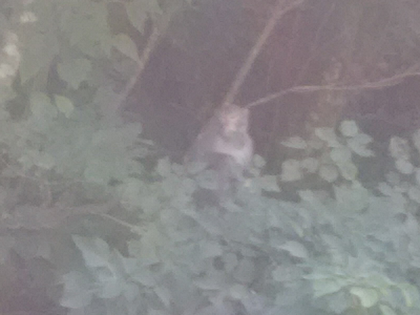
%> input picture Project 1/p1im3.png, 420 x 315 px, shrunk from 800 x 600 before the run
$ octave Solution_Img3.m   (GNU Octave 9; MATLAB toolbox functions it lacks are replaced by stand-ins)
%> lines starting %> are read from the running program, lines starting %| are printed output that depends on the picture
### Project 1/RGB_to_HSI.m
function HSI = RGB_to_HSI(imgMatr)
    %-----------------------------------
    % This function perform the tranformation from RGB to HSI
    % return RGB
    % refer to https://www.imageeprocessing.com/2013/05/converting-rgb-image-to-hsi.html
    %-----------------------------------

    imgMatr = double(imgMatr);

    R = imgMatr(:,:,1) / 255;
    G = imgMatr(:,:,2) / 255;
    B = imgMatr(:,:,3) / 255;

    % Hue
    numerator = 1/2 * ((R - G) + (R - B));
    denominator = ((R - G).^2+((R - B).*(G - B))).^0.5;

    % To avoid divide by zero exception add a small number in the denominator
    H = acosd(numerator./(denominator + 0.000001));

    % If B>G then H= 360-Theta
    H(B > G) = 360 - H(B > G);

    % Normalize to the range [0 1]
    H = H / 360;

    % Saturation
    S = 1 - (3./ (sum(imgMatr,3) + 0.000001)).* min(imgMatr,[],3);

    % Intensity
    I = sum(imgMatr,3)./ 3;

    % HSI
    HSI = cat(3,H,S,I);

end

### Project 1/compute_histogram.m
function Hist = compute_histogram(imgMatr)
    % ----------------------
    % This function simply output the histogram of image
    % To show it on graph, please use bar() function
    % return: A matrix with dimension 2 x 256,
    % first row represents pixel value class
    % second row represents the frequency of corresponding pixel value
    % ----------------------
    Hist = zeros(256,1);

    % Stat frequency of each pixel values.
    for i = 1 : 256
        Hist(i,1) = sum(sum(sum(imgMatr == i)));
    end

end

### Project 1/power_law_transform.m
function imgMatr = power_law_transform(imgMatr,c,gamma)
    % ---------------------------------
    % This function perform the power law transformation
    % return transformed image matrix
    % https://www.ques10.com/p/3690/determine-the-output-image-using-power-law-transfo/?
    % ---------------------------------
    imgMatr = double(imgMatr)/255;
    imgMatr = c * (imgMatr).^gamma;
    imgMatr = uint8(imgMatr * 255);
end

### Project 1/laplacian_filtering.m
function transImgMatr = laplacian_filtering(imgMatr,Lapl_filt)
    % ---------------------------------
    % This function perform sharpening with laplacian filtering
    % return transformed image matrix
    % refer to https://bohr.wlu.ca/hfan/cp467/12/notes/cp467_12_lecture6_sharpening.pdf
    % pg13
    % ---------------------------------

    imgMatr = double(imgMatr);

    hg = size(imgMatr,1); % get the height of image
    wd = size(imgMatr,2); % get the width of image

    % zero padding on image matrix
    filtSize = 3;
    shift = double(floor(filtSize / 2));
    paddMatr = padarray(imgMatr,[shift shift],0);

    % create the matrix with width and height
    % exacly same as the input image to store the transformed pixel values
    transImgMatr = zeros(hg,wd);

    % [4 lines of commented-out code are left out]


    filt = zeros(hg,wd);
    for row = 1 : hg
        for col = 1 : wd
            mul = paddMatr(row : row + (filtSize - 1),col : col + (filtSize - 1)).* Lapl_filt;
            filt(row,col) = sum(mul(:));
        end
    end

    transImgMatr = imgMatr - filt;
    transImgMatr = uint8(transImgMatr);
end

### Project 1/HSI_to_RGB.m
function RGB = HSI_to_RGB(imgMatr)
    %-----------------------------------
    % This function perform the tranformation from HSI to RGB
    % return RGB
    % refer to https://www.imageeprocessing.com/2013/06/convert-hsi-image-to-rgb-image.html
    %-----------------------------------

    imgMatr = double(imgMatr);

    hg = size(imgMatr,1); % get the height of image
    wd = size(imgMatr,2); % get the width of image

    H = imgMatr(:,:,1) * 360;
    S = imgMatr(:,:,2);
    I = imgMatr(:,:,3);

    % Preallocate the R,G and B components
    R = zeros(hg,wd);
    G = zeros(hg,wd);
    B = zeros(hg,wd);

    % RG Sector(0<=H<120)
    % When H is in the above sector, the RGB components equations are
    B(H < 120) = I(H < 120).* (1 - S(H < 120));
    R(H < 120) = I(H < 120).* (1 + ((S(H < 120).* cosd(H(H < 120)))./ cosd(60 - H(H < 120))));
    G(H < 120) = 3.* I(H < 120) - (R(H < 120) + B(H < 120));

    % GB Sector(120<=H<240)
    % When H is in the above sector, the RGB components equations are
    % Subtract 120 from Hue
    H_adj = H - 120;
    R(H >= 120 & H < 240) = I(H >= 120 & H < 240).*(1 - S(H >= 120 & H < 240));
    G(H >= 120 & H < 240) = I(H >= 120 & H < 240).*(1 + ((S(H >= 120 & H < 240).*cosd(H_adj(H >= 120 & H <240)))./cosd(60 - H_adj(H >=120 & H < 240))));
    B(H >= 120 & H < 240) = 3.*I(H >= 120 & H < 240) - (R(H >= 120 & H < 240) + G(H >= 120 & H < 240));

    % BR Sector(240<=H<=360)
    % When H is in the above sector, the RGB components equations are
    % Subtract 240 from Hue
    H_adj = H - 240;
    G(H >= 240 & H <= 360) = I(H >= 240 & H <= 360).*(1 - S(H >= 240 & H <= 360));
    B(H >= 240 & H <= 360) = I(H >= 240 & H <= 360).*(1 + ((S(H >= 240 & H <= 360).*cosd(H_adj(H >= 240 & H <= 360)))./cosd(60 - H_adj(H >= 240 & H <= 360))));
    R(H >= 240 & H <= 360) = 3.*I(H >= 240 & H <= 360) - (G(H >= 240 & H <= 360) + B(H >= 240 & H <= 360));

    %Form RGB Image
    RGB = uint8(cat(3,R,G,B));

end

### Project 1/RGB_to_HSV.m
function HSV = RGB_to_HSV(imgMatr)
    %-----------------------------------
    % This function perform the tranformation from RGB to HSV
    % return HSV
    % refer to https://www.mathworks.com/matlabcentral/fileexchange/48864-rgb_to_hsv-m
    %-----------------------------------

    imgMatr = double(imgMatr);

    hg = size(imgMatr,1); % get the height of image
    wd = size(imgMatr,2); % get the width of image

    imgMatr_R = imgMatr(:,:,1);
    imgMatr_G = imgMatr(:,:,2);
    imgMatr_B = imgMatr(:,:,3);

    H_matr = zeros(hg,wd);
    S_matr = zeros(hg,wd);
    V_matr = zeros(hg,wd);

    for row = 1 : hg
        for col = 1 : wd
            R = imgMatr_R(row,col);
            G = imgMatr_G(row,col);
            B = imgMatr_B(row,col);

            Max = max(R,max(G,B));
            Min = min(R,min(G,B));

            % Compute H
            H = 0;
            delta = Max - Min;
            if (delta == 0)
                H = 0; % undefined
            elseif (Max == R)
                H = 60 * (G - B) / delta;
                if (G < B) H = H + 360; end
            elseif (Max == G)
                H = 60 * (B - R) / delta + 120;
            elseif (Max == B)
                H = 60 * (R - G) / delta + 240;
            end

            % check if the value of H is negative
            if (H < 0)
                H = H + 360;
            end
            H = H / 360.0;


           % Compute S
           if (Max == 0)
               S = 0;
           else
            S = 1 - Min / Max;
           end

           % Compute V
           V = Max;

           H_matr(row,col) = H;
           S_matr(row,col) = S;
           V_matr(row,col) = V;

        end
    end

    HSV = cat(3,H_matr,S_matr,V_matr);

end

### Project 1/HSV_to_RGB.m
function RGB = HSV_to_RGB(imgMatr)
    %-----------------------------------
    % This function perform the tranformation from HSV to RGB
    % return RGB
    % refer to https://www.rapidtables.com/convert/color/hsv-to-rgb.html
    %-----------------------------------

    imgMatr = double(imgMatr);

    hg = size(imgMatr,1); % get the height of image
    wd = size(imgMatr,2); % get the width of image

    imgMatr_H = imgMatr(:,:,1) * 360;
    imgMatr_S = imgMatr(:,:,2);
    imgMatr_V = imgMatr(:,:,3) / 255;

    R_matr = zeros(hg,wd);
    G_matr = zeros(hg,wd);
    B_matr = zeros(hg,wd);

    for row = 1 : hg
        for col = 1 : wd
            H = imgMatr_H(row,col);
            S = imgMatr_S(row,col);
            V = imgMatr_V(row,col);

            % transform to RGB
            C = V * S;
            X = C * (1 - abs( mod(H/60,2) - 1 ));
            m = V - C;

            R = 0; G = 0; B = 0;
            if (H >= 0 && H < 60)
                R = C; G = X; B = 0;
            elseif (H >= 60 && H < 120)
                R = X; G = C; B = 0;
            elseif (H >= 120 && H < 180)
                R = 0; G = C; B = X;
            elseif (H >= 180 && H < 240)
                R = 0; G = X; B = C;
            elseif (H >= 240 && H < 300)
                R = X; G = 0; B = C;
            elseif (H >= 300 && H < 306)
                R = C; G = 0; B = X;
            end


            R_matr(row,col) = (R + m) * 255;
            G_matr(row,col) = (G + m) * 255;
            B_matr(row,col) = (B + m) * 255;

        end
    end

    RGB = uint8(cat(3,R_matr,G_matr,B_matr));

end

### Project 1/Solution_Img3.m
% ================================
% This file show the best method to enhance the image3
% ================================

clear;
close all;
clc;
clf;

figIdx = 0;
% Image 3
imgMatr = imread("p1im3.png");
%> imgMatr is the input picture: size 315x420x3 uint8; mean R, G, B 135.6, 134.3, 135.2
figIdx = figIdx + 1;
figure(figIdx);
imshow(imgMatr);
title("Original Image");


imgMatr_R = imgMatr(:,:,1);
imgMatr_G = imgMatr(:,:,2);
imgMatr_B = imgMatr(:,:,3);

HSI = RGB_to_HSI(imgMatr);
%> in RGB_to_HSI, `HSI = cat(3,H,S,I);`:
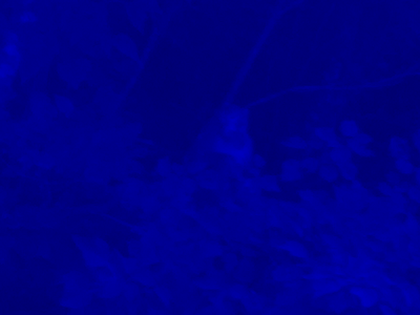
%> HSI: size 315x420x3 double; mean R, G, B 0.6, 0, 135
imgMatr_H = HSI(:,:,1);
imgMatr_S = HSI(:,:,2);
imgMatr_I = HSI(:,:,3);

% check each distribution of channel (RGB)
histR = compute_histogram(imgMatr_R);
%> after the loop in compute_histogram, `for i = 1 : 256`: Hist = 256 values, max 4667 at index 130, min 0 at index 1, mean 516.8
%> histR has the same summary as Hist in compute_histogram
histG = compute_histogram(imgMatr_G);
%> histG = 256 values, max 3459 at index 141, min 0 at index 1, mean 516.8
histB = compute_histogram(imgMatr_B);
%> histB = 256 values, max 4985 at index 122, min 0 at index 1, mean 516.8


figIdx = figIdx + 1;
figure(figIdx);
subplot(3,1,1),bar(0:255,histR);
title("Distribution of RGB");
subplot(3,1,2),bar(0:255,histG);
subplot(3,1,3),bar(0:255,histB);


% check distribution of Intensity
histI = compute_histogram(imgMatr_I);
%> histI = 256 values, max 1354 at index 123, min 0 at index 1, mean 174

figIdx = figIdx + 1;
figure(figIdx);
bar(0:255,histI);
title("Distribution of Intensity");

% ========================================================================
% CONTRAST ADJUSTMENT
% ========================================================================
% power law transformation
% on R,G,B separately
trans_R = power_law_transform(imgMatr_R,1.4,3.1);
trans_G = power_law_transform(imgMatr_G,1.4,2.7);
%> call 2 of power_law_transform, with c = 1.4, gamma = 2.7
%> in power_law_transform (call 2), `imgMatr = c * (imgMatr).^gamma;`:
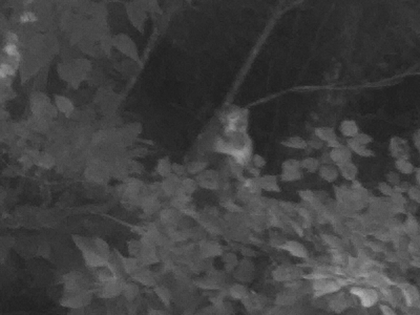
%> imgMatr: size 315x420 double; min 0.109, max 0.717, mean 0.256
trans_B = power_law_transform(imgMatr_B,1.4,2.5);

% Check the adjusted distribution of RGB
histR = compute_histogram(trans_R);
%> histR = 256 values, max 4745 at index 35, min 0 at index 1, mean 516.8
histG = compute_histogram(trans_G);
%> histG = 256 values, max 3459 at index 72, min 0 at index 1, mean 516.8
histB = compute_histogram(trans_B);
%> histB = 256 values, max 4985 at index 57, min 0 at index 1, mean 516.8

figIdx = figIdx + 1;
figure(figIdx);
subplot(3,1,1),bar(0:255,histR);
title("Distribution of RGB");
subplot(3,1,2),bar(0:255,histG);
subplot(3,1,3),bar(0:255,histB);


transImg = cat(3,trans_R,trans_G,trans_B);
figIdx = figIdx + 1;
figure(figIdx);
imshow(transImg);
title("Power Law Transformation on RGB separately");

imgMatr = transImg;

% ========================================================================
% Sharpening
% ========================================================================
% Get the RGB and HSI components of the best result in last section
imgMatr_R = imgMatr(:,:,1);
imgMatr_G = imgMatr(:,:,2);
imgMatr_B = imgMatr(:,:,3);

HSI = RGB_to_HSI(imgMatr);
%> in RGB_to_HSI (call 2), `denominator = ((R - G).^2+((R - B).*(G - B))).^0.5;`:
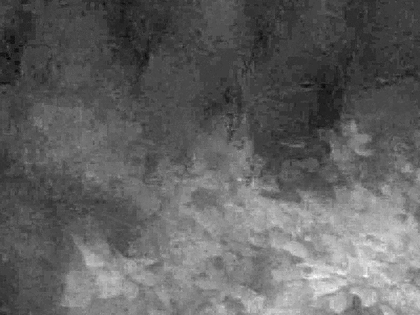
%> denominator: size 315x420 double; min 0, max 0.218, mean 0.084; drawn with min black and max white
%> in RGB_to_HSI (call 2), `H(B > G) = 360 - H(B > G);`:
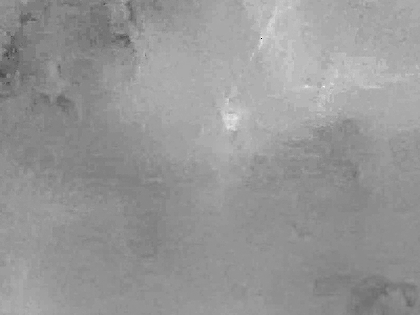
%> H: size 315x420 double; min 0.747, max 349.1, mean 207.5; drawn with min black and max white
imgMatr_H = HSI(:,:,1);
imgMatr_S = HSI(:,:,2);
imgMatr_I = HSI(:,:,3);

% 1. laplacian filter
% only on I (HSI)
Lapl_filt = [1,1,1 ; 1,-8,1 ; 1,1,1];
trans_I = laplacian_filtering(imgMatr_I,Lapl_filt);
%> after the loop in laplacian_filtering, `for row = 1 : hg`:
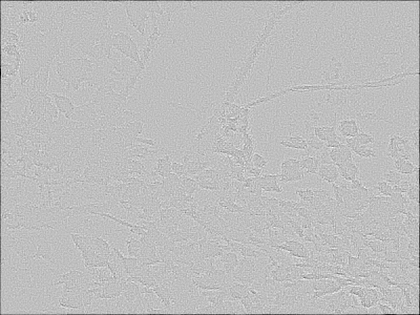
%> filt: size 315x420 double; min -426.7, max 142.7, mean -2.1; drawn with min black and max white
transImgHSI = zeros(size(imgMatr));

transImgHSI(:,:,1) = imgMatr_H;
transImgHSI(:,:,2) = imgMatr_S;
transImgHSI(:,:,3) = trans_I;
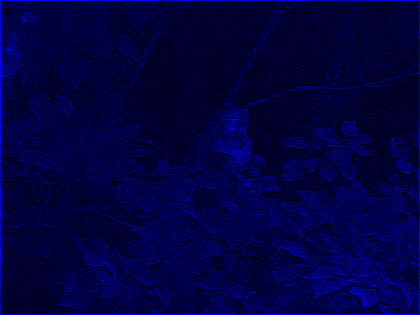
%> transImgHSI: size 315x420x3 double; mean R, G, B 0.6, 0.2, 65.6
transImg = HSI_to_RGB(transImgHSI);
%> in HSI_to_RGB, `B(H < 120) = I(H < 120).* (1 - S(H < 120));`:
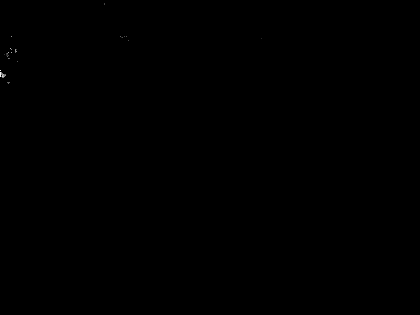
%> B: size 315x420 double; min 0, max 246.9, mean 0.1

figIdx = figIdx + 1;
figure(figIdx);
imshow(transImg);
title("Laplacian Filtering on Intensity");

% ========================================================================
% Color Correction
% ========================================================================
% Get the RGB and HSI components of the best result in last section
imgMatr_R = imgMatr(:,:,1);
imgMatr_G = imgMatr(:,:,2);
imgMatr_B = imgMatr(:,:,3);

% Convert RGB component into HSV
HSV = RGB_to_HSV(imgMatr);
%> after the loop in RGB_to_HSV, `for row = 1 : hg`: S = 0.429
changeIn_h = -40/360;
changeIn_s = 0.10;
changeIn_v = -30;

imgMatr_H = HSV(:,:,1) + changeIn_h;
imgMatr_S = HSV(:,:,2) + changeIn_s;
imgMatr_V = HSV(:,:,3) + changeIn_v;

transImgHSI = zeros(size(imgMatr));

transImgHSI(:,:,1) = imgMatr_H;
transImgHSI(:,:,2) = imgMatr_S;
transImgHSI(:,:,3) = imgMatr_V;
transImg = HSV_to_RGB(transImgHSI);

figIdx = figIdx + 1;
figure(figIdx);
imshow(transImg);
title("Result");

$ run again, with Project 1/p1im1.png copied over Project 1/p1im3.png
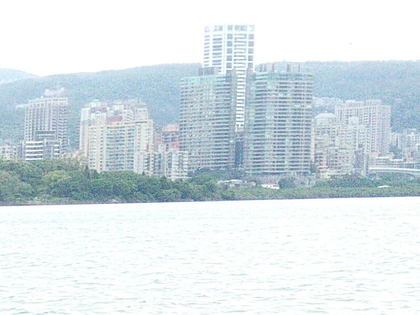
%> input picture Project 1/p1im1.png, 420 x 315 px, shrunk from 800 x 600 before the run
%> imgMatr is the input picture: size 315x420x3 uint8; mean R, G, B 215.9, 226.5, 230.7
%> in RGB_to_HSI, `HSI = cat(3,H,S,I);`:
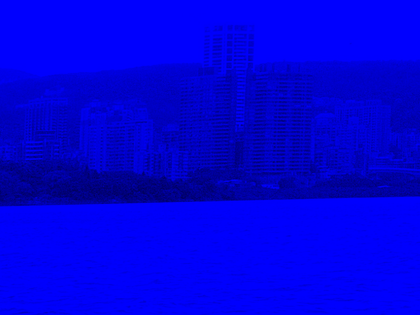
%> HSI: size 315x420x3 double; mean R, G, B 0.5, 0, 224.4
%> after the loop in compute_histogram, `for i = 1 : 256`: Hist = 256 values, max 27810 at index 255, min 0 at index 1, mean 516.8
%> `histR = compute_histogram(imgMatr_R);`: histR has the same summary as Hist in compute_histogram
%> `histG = compute_histogram(imgMatr_G);`: histG = 256 values, max 42530 at index 255, min 0 at index 1, mean 516.8
%> `histB = compute_histogram(imgMatr_B);`: histB = 256 values, max 38339 at index 255, min 0 at index 1, mean 516.8
%> histI = 256 values, max 25863 at index 255, min 0 at index 1, mean 238
%> `histR = compute_histogram(trans_R);`: histR = 256 values, max 73910 at index 255, min 0 at index 1, mean 516.8
%> `histG = compute_histogram(trans_G);`: histG = 256 values, max 79964 at index 255, min 0 at index 1, mean 516.8
%> `histB = compute_histogram(trans_B);`: histB = 256 values, max 90690 at index 255, min 0 at index 1, mean 516.8
%> in HSI_to_RGB, `G(H < 120) = 3.* I(H < 120) - (R(H < 120) + B(H < 120));`:
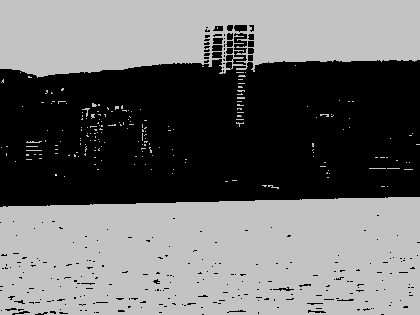
%> G: size 315x420 double; min 0, max 332.1, mean 142.5; drawn with min black and max white
%> after the loop in RGB_to_HSV, `for row = 1 : hg`: S = 0

$ run again, with Project 1/p1im2.png copied over Project 1/p1im3.png
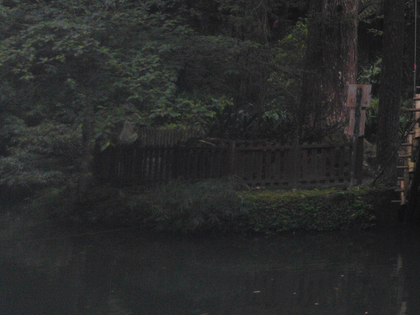
%> input picture Project 1/p1im2.png, 420 x 315 px, shrunk from 640 x 480 before the run
%> imgMatr is the input picture: size 315x420x3 uint8; mean R, G, B 41.2, 42.5, 41.8
%> after the loop in compute_histogram, `for i = 1 : 256`: Hist = 256 values, max 6438 at index 40, min 0 at index 1, mean 516.8
%> `histR = compute_histogram(imgMatr_R);`: histR has the same summary as Hist in compute_histogram
%> `histG = compute_histogram(imgMatr_G);`: histG = 256 values, max 6491 at index 42, min 0 at index 1, mean 516.8
%> `histB = compute_histogram(imgMatr_B);`: histB = 256 values, max 6563 at index 42, min 0 at index 1, mean 516.8
%> histI = 256 values, max 2547 at index 41, min 0 at index 1, mean 201.7
%> in power_law_transform (call 3), `imgMatr = c * (imgMatr).^gamma;`:
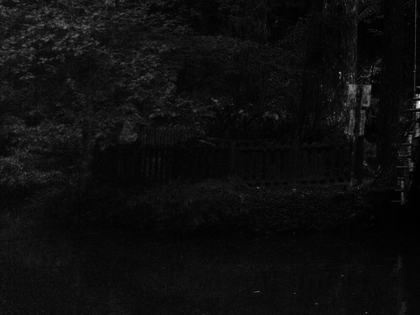
%> imgMatr: size 315x420 double; min 0.000541, max 0.296, mean 0.017; drawn with min black and max white
%> `histR = compute_histogram(trans_R);`: histR = 256 values, max 71742 at index 1, min 0 at index 48, mean 447.3
%> `histG = compute_histogram(trans_G);`: histG = 256 values, max 36575 at index 2, min 0 at index 39, mean 510.5
%> `histB = compute_histogram(trans_B);`: histB = 256 values, max 29232 at index 3, min 0 at index 45, mean 515.5
%> `transImgHSI(:,:,2) = imgMatr_S;`:
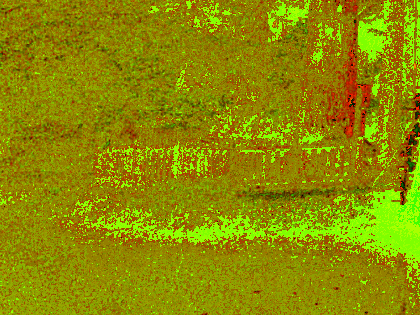
%> transImgHSI: size 315x420x3 double; mean R, G, B 0.559, 0.548, 0
%> after the loop in RGB_to_HSV, `for row = 1 : hg`: S = 0.667

$ run again, with Project 1/p1im4.png copied over Project 1/p1im3.png
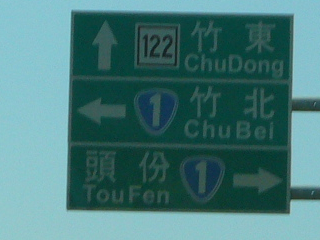
%> input picture Project 1/p1im4.png, 320 x 240 px
%> imgMatr is the input picture: size 240x320x3 uint8; mean R, G, B 71.8, 122.1, 122.1
%> after the loop in compute_histogram, `for i = 1 : 256`: Hist = 256 values, max 2683 at index 139, min 0 at index 160, mean 299.7
%> `histR = compute_histogram(imgMatr_R);`: histR has the same summary as Hist in compute_histogram
%> `histG = compute_histogram(imgMatr_G);`: histG = 256 values, max 4447 at index 197, min 0 at index 1, mean 300
%> `histB = compute_histogram(imgMatr_B);`: histB = 256 values, max 2809 at index 205, min 0 at index 1, mean 300
%> histI = 256 values, max 1565 at index 180, min 0 at index 1, mean 87.3
%> `histR = compute_histogram(trans_R);`: histR = 256 values, max 6501 at index 1, min 0 at index 48, mean 183.2
%> `histG = compute_histogram(trans_G);`: histG = 256 values, max 8314 at index 9, min 0 at index 55, mean 300
%> `histB = compute_histogram(trans_B);`: histB = 256 values, max 6075 at index 10, min 0 at index 56, mean 300
%> in HSI_to_RGB, `G(H >= 120 & H < 240) = I(H >= 120 & H < 240).*(1 + ((S(H >= 120 & H <..`:
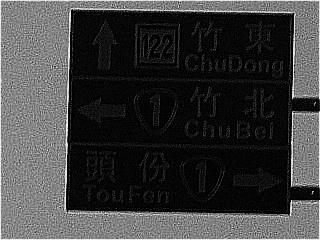
%> G: size 240x320 double; min 0, max 342.4, mean 82.3; drawn with min black and max white
%> after the loop in RGB_to_HSV, `for row = 1 : hg`: S = 0.708
